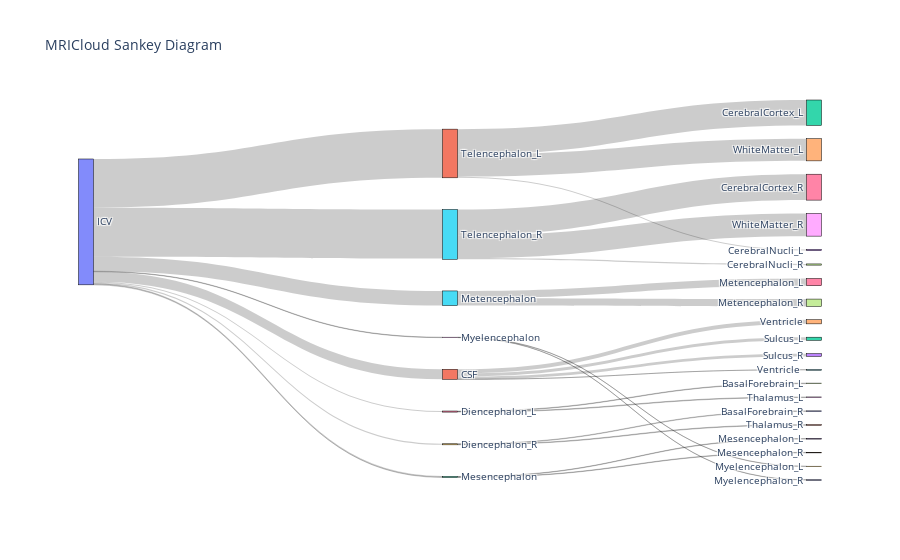

This figure's notebook cell:
### Code cell
fig = go.Figure(data=[go.Sankey(
    # Define nodes
    node = dict(
      pad = 15,
      thickness = 15,
      line = dict(color = "black", width = 0.5),
      label =  unique_summary
    ),
    # Add links
    link = dict(
      source =  [0, 1, 1, 1, 1, 0, 6, 6, 0, 9, 9, 0, 12, 12, 0, 15, 15, 0, 18, 18, 0, 21, 21, 21, 0, 25, 25, 25],
      target =  [1, 2, 3, 4, 5, 6, 7, 8, 9, 10, 11, 12, 13, 14, 15, 16, 17, 18, 19, 20, 21, 22, 23, 24, 25, 26, 27, 28],
      value =  [109787, 33975, 30018, 44979, 815, 11817, 5475, 6342, 11560, 5188, 6372, 10271, 4945, 5326, 159411, 79498, 79913, 4975, 2403, 2572, 531153, 276982, 12381, 241790, 534444, 282874, 13077, 247493],
      label =  unique_summary
))])
fig.update_layout(title_text="MRICloud Sankey Diagram", font_size=10)
fig.show()
fig.write_html("hw4Sankey.html")

### Figure 1 — Plotly figure (JSON) as saved in the notebook; plotly's stock layout.template omitted (floating-point values rounded to 4 significant figures)
{"data": [{"link": {"label": ["ICV", "CSF", "Sulcus_L", "Sulcus_R", "Ventricle", "Ventricle ", "Diencephalon_L", "BasalForebrain_L", "Thalamus_L", "Diencephalon_R", "BasalForebrain_R", "Thalamus_R", "Mesencephalon", "Mesencephalon_L", "Mesencephalon_R", "Metencephalon", "Metencephalon_L", "Metencephalon_R", "Myelencephalon", "Myelencephalon_L", "Myelencephalon_R", "Telencephalon_L", "CerebralCortex_L", "CerebralNucli_L", "WhiteMatter_L", "Telencephalon_R", "CerebralCortex_R", "CerebralNucli_R", "WhiteMatter_R"], "source": [0, 1, 1, 1, 1, 0, 6, 6, 0, 9, 9, 0, 12, 12, 0, 15, 15, 0, 18, 18, 0, 21, 21, 21, 0, 25, 25, 25], "target": [1, 2, 3, 4, 5, 6, 7, 8, 9, 10, 11, 12, 13, 14, 15, 16, 17, 18, 19, 20, 21, 22, 23, 24, 25, 26, 27, 28], "value": [109787, 33975, 30018, 44979, 815, 11817, 5475, 6342, 11560, 5188, 6372, 10271, 4945, 5326, 159411, 79498, 79913, 4975, 2403, 2572, 531153, 276982, 12381, 241790, 534444, 282874, 13077, 247493]}, "node": {"label": ["ICV", "CSF", "Sulcus_L", "Sulcus_R", "Ventricle", "Ventricle ", "Diencephalon_L", "BasalForebrain_L", "Thalamus_L", "Diencephalon_R", "BasalForebrain_R", "Thalamus_R", "Mesencephalon", "Mesencephalon_L", "Mesencephalon_R", "Metencephalon", "Metencephalon_L", "Metencephalon_R", "Myelencephalon", "Myelencephalon_L", "Myelencephalon_R", "Telencephalon_L", "CerebralCortex_L", "CerebralNucli_L", "WhiteMatter_L", "Telencephalon_R", "CerebralCortex_R", "CerebralNucli_R", "WhiteMatter_R"], "line": {"color": "black", "width": 0.5}, "pad": 15, "thickness": 15, "x": [0.008099, 0.5, 0.9919, 0.9919, 0.9919, 0.9919, 0.5, 0.9919, 0.9919, 0.5, 0.9919, 0.9919, 0.5, 0.9919, 0.9919, 0.5, 0.9919, 0.9919, 0.5, 0.9919, 0.9919, 0.5, 0.9919, 0.9919, 0.9919, 0.5, 0.9919, 0.9919, 0.9919], "y": [0.3208, 0.7219, 0.6283, 0.6711, 0.5837, 0.7099, 0.8199, 0.7457, 0.7822, 0.906, 0.8187, 0.8552, 0.992, 0.8917, 0.928, 0.5217, 0.4792, 0.5335, 0.6248, 0.964, 0.9997, 0.1407, 0.03339, 0.3948, 0.131, 0.3536, 0.2294, 0.433, 0.3284]}, "type": "sankey"}], "layout": {"autosize": true, "font": {"size": 10}, "title": {"text": "MRICloud Sankey Diagram"}}}
